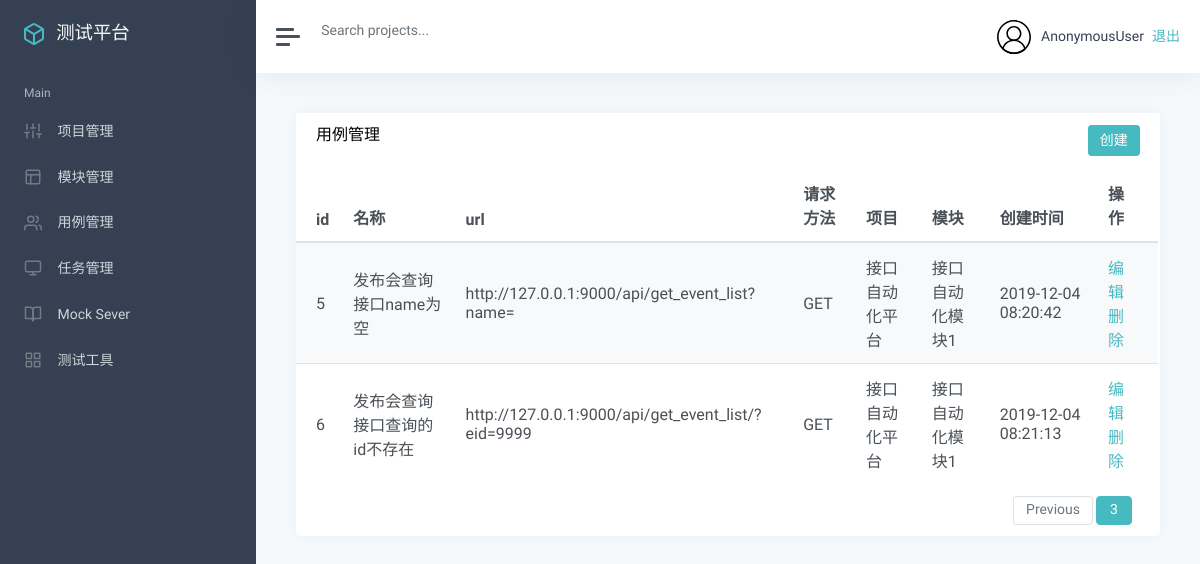
/case/list_case/?page=3, run on an earlier commit of the app's database.
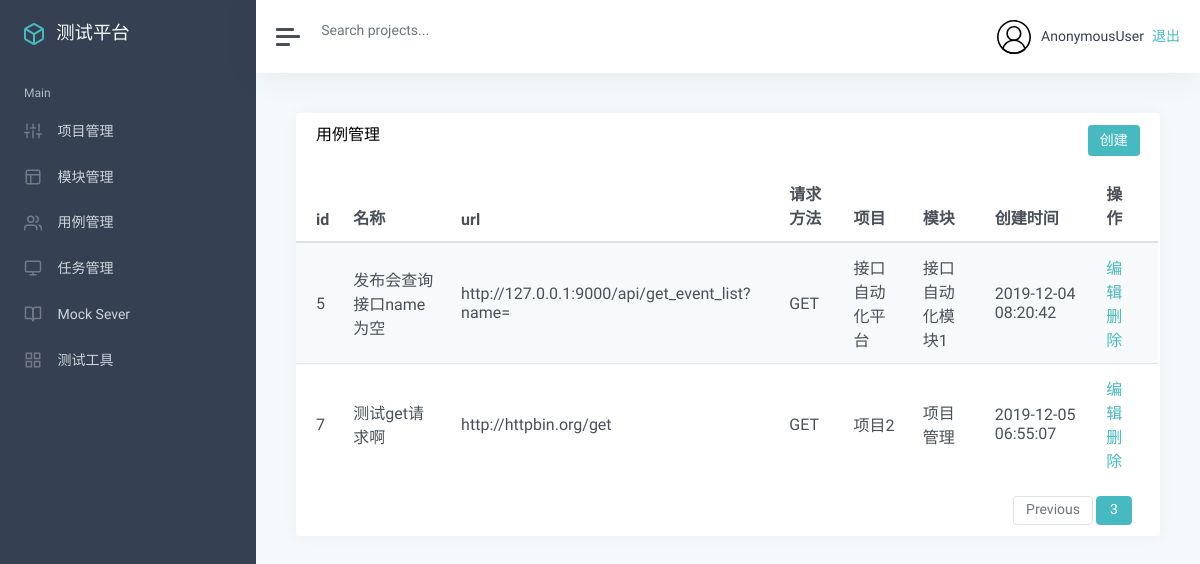
And on a later commit of the database.
### app_case/models.py (models this page shows, shortened)
class TestCase(models.Model):
    module = models.ForeignKey(Module, on_delete=models.CASCADE)
    name = models.CharField("名称", max_length=50, null=False)
    url = models.TextField("URL",null=False)
    method = models.IntegerField("请求方法", null=False)
    header = models.TextField("请求头", null=False)
    parameter_type = models.IntegerField("参数类型", null=False)
    parameter_body = models.TextField("参数内容", null=False)
    result = models.TextField("结果", null=False)
    assert_type = models.IntegerField("断言类型", null=False)
    assert_text = models.TextField("结果", null=False)
    update_time = models.DateTimeField("更新时间", auto_now=True)
    create_time = models.DateTimeField("创建时间", auto_now_add=True)

### app_manage/models.py (models this page shows)
class Module(models.Model):
    project = models.ForeignKey(Project, on_delete=models.CASCADE)
    name = models.CharField("名称", max_length=100, null=False, default='')
    describe = models.TextField("描述", default="")
    update_time = models.DateTimeField("更新时间", auto_now=True)
    create_time = models.DateTimeField("创建时间", auto_now_add=True)
    def __str__(self):
        return self.name

class Project(models.Model):
    name = models.CharField("名称", max_length=100, null=False, default='')
    describe = models.TextField("描述", default="")
    status = models.BooleanField("状态", default=True)
    update_time = models.DateTimeField("更新时间", auto_now=True)
    create_time = models.DateTimeField("创建时间", auto_now_add=True)
    def __str__(self):
        return self.name

### app_case/views.py (the view)
# urls.py: path('list_case/', views.list_case),
def list_case(request):
    case_projects = TestCase.objects.all()
    p = Paginator(case_projects, 2)
    page = request.GET.get('page')
    print('page-------------------->',page)
    if page == '':
        page = 1
    try:
        case_projects = p.page(page)
    except PageNotAnInteger:
        case_projects = p.page(1)
    except EmptyPage:
        case_projects = p.page(p.num_pages)
    return render(request,'case/list.html',{
        'case_projects':case_projects
    })

### templates/case/list.html (shortened to what this page needs)
{% extends "manage.html" %}
{% block manage %}
<div class="card flex-fill">
    <div class="card-header">
        <h5 class="card-title mb-0" style="float:left">用例管理</h5>
        <button onclick="add()" type="button" class="btn btn-primary" style="float:right">创建</button>
    </div>
    <div id="datatables-dashboard-traffic_wrapper" class="dataTables_wrapper dt-bootstrap4 no-footer">
        <div class="row">
            <div class="col-sm-12">
                <table id="datatables-dashboard-traffic" class="table table-striped my-0 dataTable no-footer"
                    role="grid" aria-describedby="datatables-dashboard-traffic_info">
                    <thead>
                        <tr role="row">
                            <th>id</th>
                            <th>名称</th>
                            <th>url</th>
                            <th>请求方法</th>
                            <th>项目</th>
                            <th>模块</th>
                            <th>创建时间</th>
                            <th>操作</th>
                        </tr>
                    </thead>
                    <tbody>
                        {% for c in case_projects %}
                        <tr role="row" class="odd">
                            <td>{{ c.id }}</td>
                            <td>{{ c.name }}</td>
                            <td>{{ c.url }}</td>
                            {% if c.method == 1 %}
                                <td>GET</td>
                            {% endif %}
                            <td>{{ c.module.project }}</td>
                            <td>{{ c.module }}</td>
                            <td>{{ c.create_time | date:"Y-m-d H:i:s"}}</td>
                            <td>
                                <a href="/case/edit_case/{{c.id}}/">编辑</a>
                                <a style="color:#47bac1" onclick="case_delete({{ c.id }})">删除</a>
                            </td>
                        </tr>
                        {% endfor %}
                    </tbody>
                </table>
            </div>
        </div>
        <div class="row">
            <div class="col-sm-12 col-md-5">
                <div class="dataTables_info" id="datatables-dashboard-traffic_info" role="status" aria-live="polite">
                </div>
            </div>
            <div class="col-sm-12 col-md-7">
                <div class="dataTables_paginate paging_simple_numbers" id="datatables-dashboard-traffic_paginate">
                    <ul class="pagination">
                        <li class="paginate_button page-item previous"
                            id="datatables-dashboard-traffic_previous">
                            {% if case_projects.has_previous %}
                            <a href="?page={{ case_projects.previous_page_number }}" aria-controls="datatables-dashboard-traffic" data-dt-idx="0" tabindex="0"
                                class="page-link">Previous</a>
                            {% endif %}
                        </li>
                        <li class="paginate_button page-item active">
                            <a href="#" aria-controls="datatables-dashboard-traffic" data-dt-idx="1" tabindex="0"
                                class="page-link">{{ case_projects.number }}</a>
                        </li>
                    </ul>
                </div>
            </div>
        </div>
    </div>
</div>
{% endblock %}

What changed in the data, as far as the page shows it:
removed TestCase: id "6", name "发布会查询接口查询的id不存在", url "http://127.0.0.1:9000/api/get_event_list/?eid=9999", method "GET", module.project "接口自动化平台", module "接口自动化模块1", create_time "2019-12-04 08:21:13"
added TestCase: id "7", name "测试get请求啊", url "http://httpbin.org/get", method "GET", module.project "项目2", module "项目管理", create_time "2019-12-05 06:55:07"
